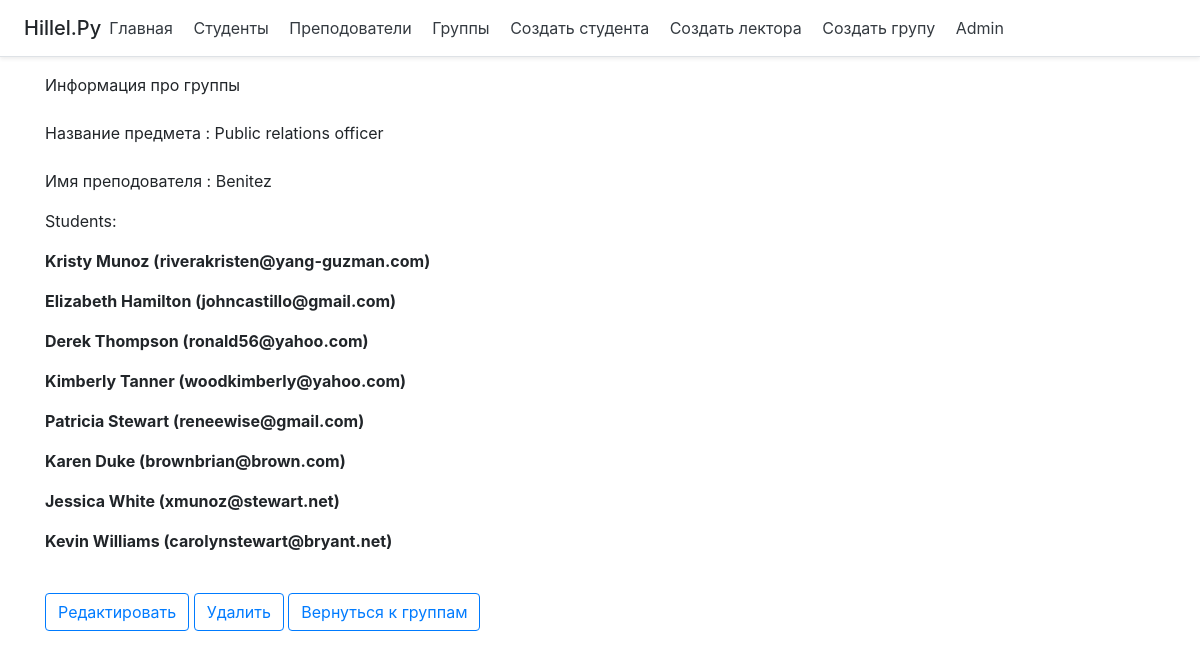
The app's page /group/7, older data.
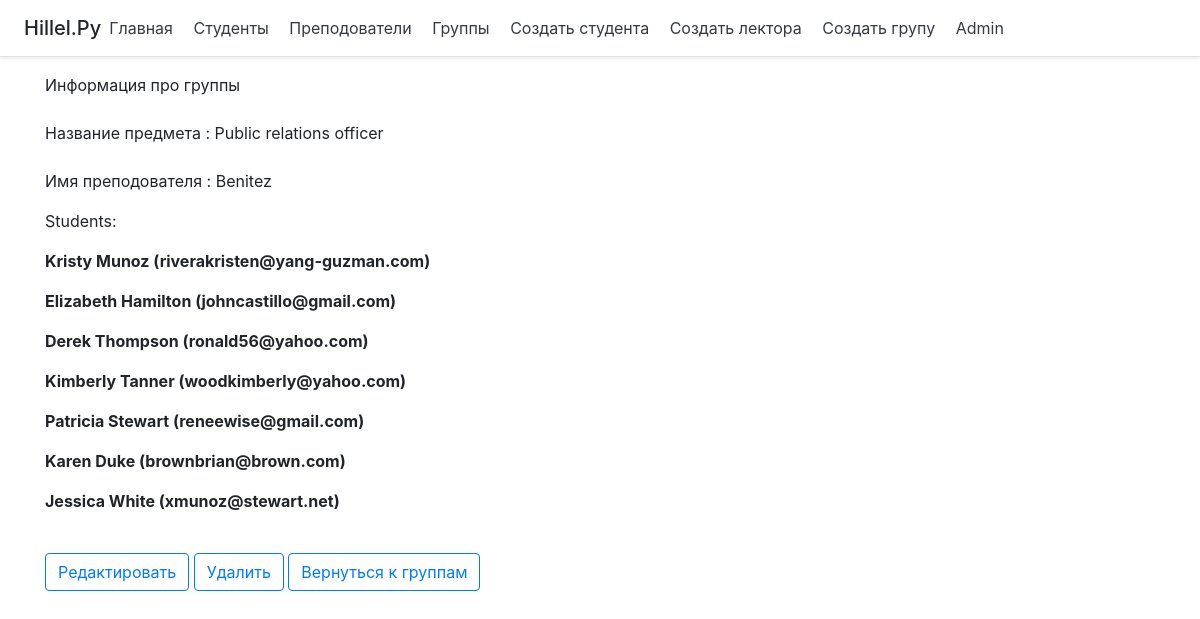
The same page, newer data.
### main/models.py (models this page shows, shortened)
class Student(models.Model):
    student_id = models.AutoField(primary_key=True)
    first_name = models.CharField('Имя студента', max_length=100)
    last_name = models.CharField('Фамилия студента', max_length=100)
    email = models.EmailField(max_length=250)

### main/views.py (the view)
# urls.py: path('group/<int:group_id>', views.shows_groups, name='show_group'),
def shows_groups(request, group_id):
    group = get_object_or_404(Group, group_id=group_id)
    return render(request, 'main/showgroup.html', {'group': group})

### main/models.py (called while the page is built)
    def __str__(self):
        return self.last_name

### main/templates/main/showgroup.html (shortened to what this page needs)
{%extends 'main/base.html'%}
{% block content  %}
Информация про группы
  <div>
        <p>
            <br>Название предмета : {{ group.course }} </br>
            <br>Имя преподователя : {{group.teacher}}<br>
            <p>Students:
            {% for student in group.students.all %}
                <p><b>{{ student.first_name }} {{ student.last_name }} ({{ student.email }})</b>
            {%endfor%}
        </p>
      <br> <a href="{% url 'edit_group' group_id=group.group_id %}">
      <button type="submit" class="btn btn-outline-primary">Редактировать</button></a>
      <a href="{% url 'delete_group' group_id=group.group_id %}">
                    <button type="submit" class="btn btn-outline-primary">Удалить</button>
                </a>
      <a href="{% url 'group'  %}">
                    <button type="submit" class="btn btn-outline-primary">Вернуться к группам</button>
                </a>
    </div>
{% endblock %}

Row changes from the older to the newer data that the page shows:
removed Student: first_name "Kevin", last_name "Williams", email "carolynstewart@bryant.net"
